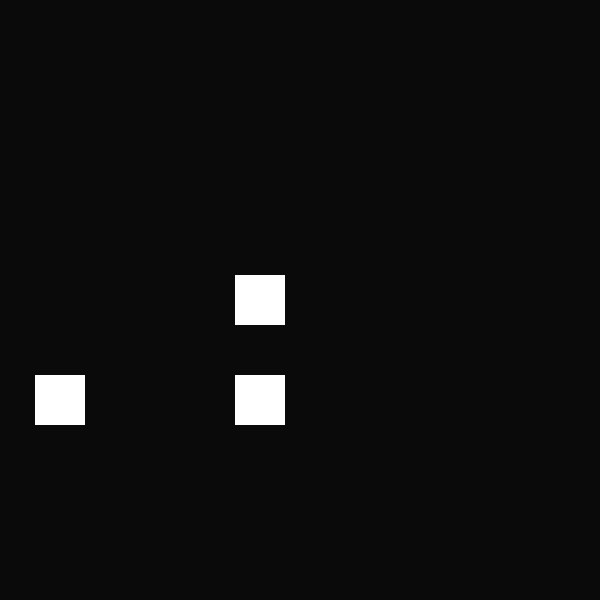
Frame 1 (no input)
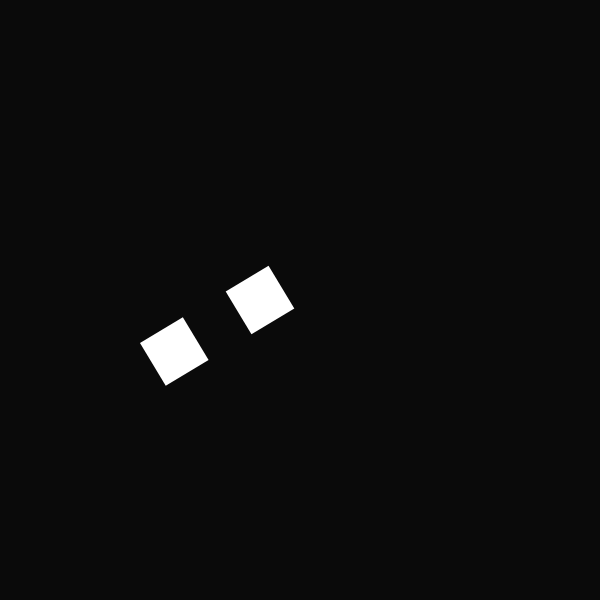
Frame 60 (no input)
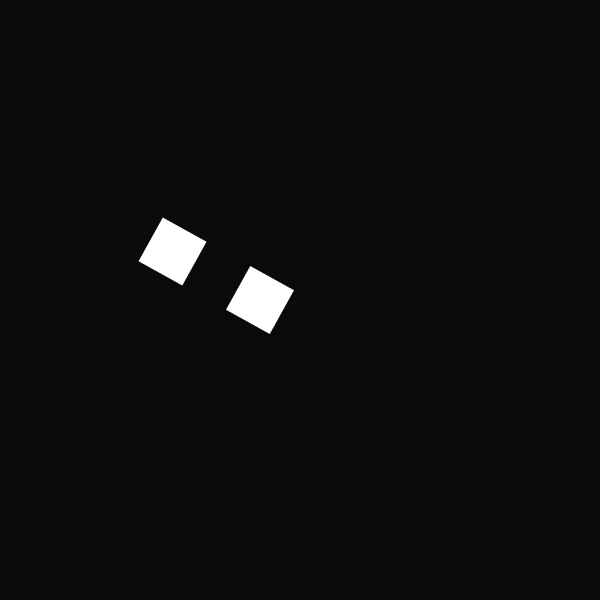
Frame 120 (the mouse pressed at the canvas centre since frame 60)

The p5.js sketch that drew these frames (run headless with seeded random() and noise() and a simulated clock; from frame 60 on, the mouse is pressed at the canvas centre):

// p5.js sketch
// ── sketch.js
//  Additional references to understanding controlling angles
//  https://p5js.org/reference/#/p5/rotate
//  https://www.youtube.com/watch?v=o9sgjuh-CBM&t=18m0s
//  https://genekogan.com/code/p5js-transformations/

let angle = 0;

function setup() {
    createCanvas(600, 600);
    angleMode(DEGREES)
}

function draw() {
    background(10);
    rectMode(CENTER)
    noStroke();

    push();
    translate(width / 2 - 40, 300);
    rotate(angle);
    rect(0, 0, 50, 50);
    pop();

    push();
    translate(width / 2 - 40, 300);
    rotate(angle);
    rect(0, 100, 50, 50);
    pop();

    push();
    translate(width / 2 - 240, 200);
    rotate(angle);
    rect(0, 200, 50, 50);
    pop();

    angle++;

}
